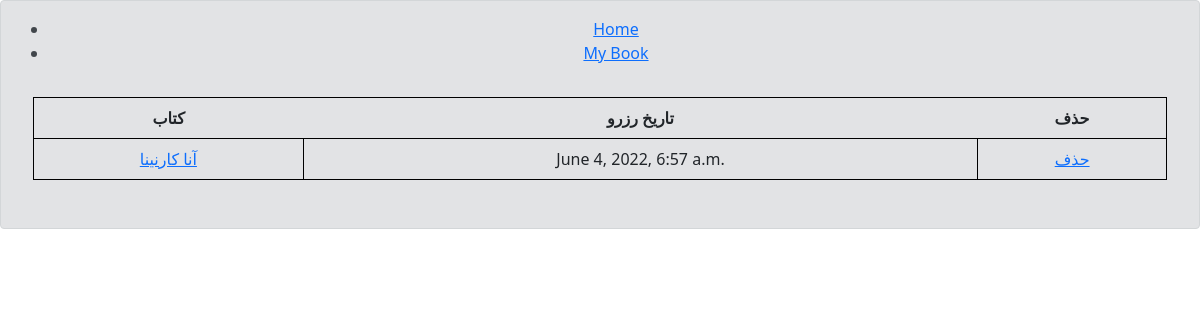
Page /order/orders (signed in) on the earlier database version.
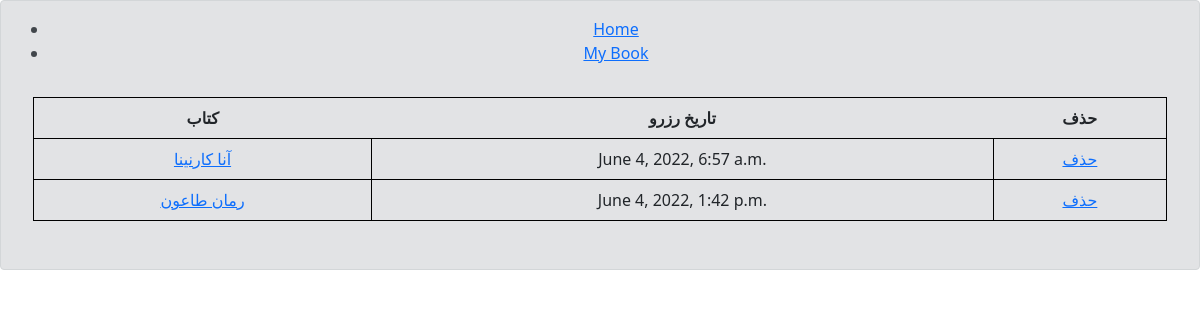
Same page on the later database version.
### order/models.py (models this page shows, shortened)
class Order(models.Model):
    USER = get_user_model()
    user = models.ForeignKey(USER, on_delete=models.CASCADE, related_name='user_order', verbose_name='نام یوزر')
    book = models.ForeignKey(Book, on_delete=models.CASCADE, related_name='book_order', verbose_name='نام کتاب')
    reserv_date = models.DateTimeField(auto_now_add=True)
    is_reserve = models.BooleanField(default=True)
    class Meta:
        ordering = ('reserv_date',)

### book/models.py (models this page shows, shortened)
class Book(models.Model):
    title = models.CharField(max_length=70, verbose_name="نام کتاب")
    slug = models.SlugField(unique=True, verbose_name='آدرس')
    athore = models.ForeignKey(
        Author,
        on_delete=models.CASCADE,
        verbose_name="نویسنده کتاب",
        related_name="book_athore"
        )
    description = models.TextField(verbose_name="توضیحات کتاب")
    photo = models.ImageField(upload_to='images/book/%Y/%m/%d/', verbose_name="عکس محصول")
    release_date = models.IntegerField(verbose_name="تاریخ انتشار کتاب")
    reserve = models.BooleanField(default=False, verbose_name="رزرو شده ؟")
    genre = models.ManyToManyField(Genre, related_name='book_genre', verbose_name="ژانر کتاب")

### order/views.py (the view)
# urls.py: path('orders', orders_list, name='my-orders'),
@login_required
def orders_list(request):
    orders = Order.objects.filter(user=request.user, is_reserve=True)
    context = {
        'orders':orders
    }
    return render(request, 'order/orders.html', context)

### order/templates/order/orders.html
{% extends 'base.html' %}
{% load static %}
{% block content %}
        <table style="border: 1px solid black;" class="table">
            <tr>
                <th>کتاب</th>
                <th>تاریخ رزرو</th>
                <th>حذف</th>
            </tr>
            {% for order in orders %}
                {%if order.is_reserve %}
                    <tr>
                        <td style="border: 1px solid black;"><a href="{% url 'book:book-detail' order.book.id%}">{{order.book.title}}</a></td>
                        <td style="border: 1px solid black;">{{order.reserv_date}}</td>
                        <td style="border: 1px solid black;"><a href="{% url 'order:del-orders' order.id%}">حذف</a></td>
                    </tr>
                {% endif %}
            {% empty %}
                    هیچ کتابی رزرو نکرده اید
            {% endfor %}
        </table>
{% endblock content %}

Differences in the rows shown:
added Order: book "رمان طاعون", reserv_date "June 4, 2022, 1:42 p.m."
